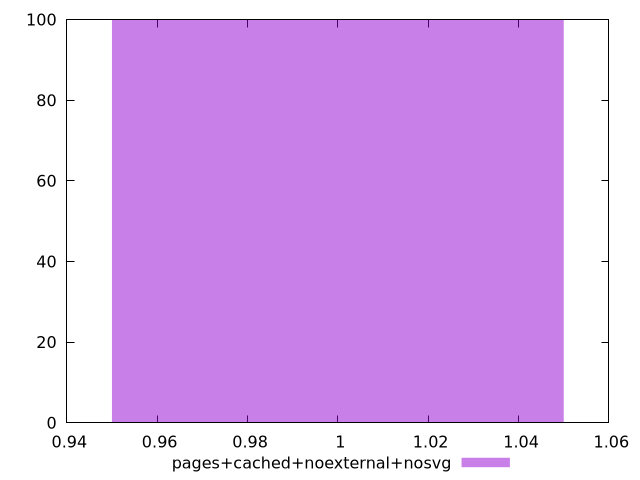

Here is the gnuplot script that generated this plot:
$_pagesCachedNoexternalNosvg <<EOF
1 100
EOF
set key outside below
set terminal pngcairo
set output "report_00004_2020-11-02T20-21-41.718Z/server-response-time/pages+cached+noexternal+nosvg//hist.png"
set yrange [0:100]
set boxwidth 0.1
set style fill transparent solid 0.5 noborder
plot $_pagesCachedNoexternalNosvg title "pages+cached+noexternal+nosvg" with boxes ,
